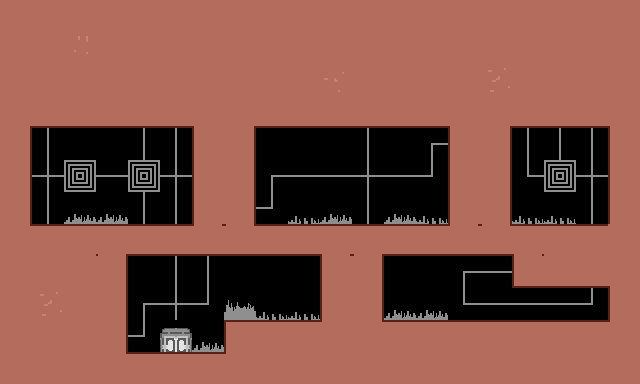

This is a level from a 2D game, rendered from its Tiled map with the project's own tilesets. A one-line summary and the map file follow, with tile-layer data summarised:
An orthogonal 20x12 tile map with 32x32 px tiles, 1 tile layer (Tile Layer 1).

<map version="1.0" orientation="orthogonal" width="20" height="12" tilewidth="32" tileheight="32">
 <tileset firstgid="1" name="sprite" tilewidth="32" tileheight="32">
  <image source="../img/sprite.png" trans="ffffff" width="320" height="640" />
 </tileset>
 <layer name="Tile Layer 1" width="20" height="12">
  <data>[240 cells, 228 non-empty, 28 distinct tile ids]</data>
 </layer>
</map>
